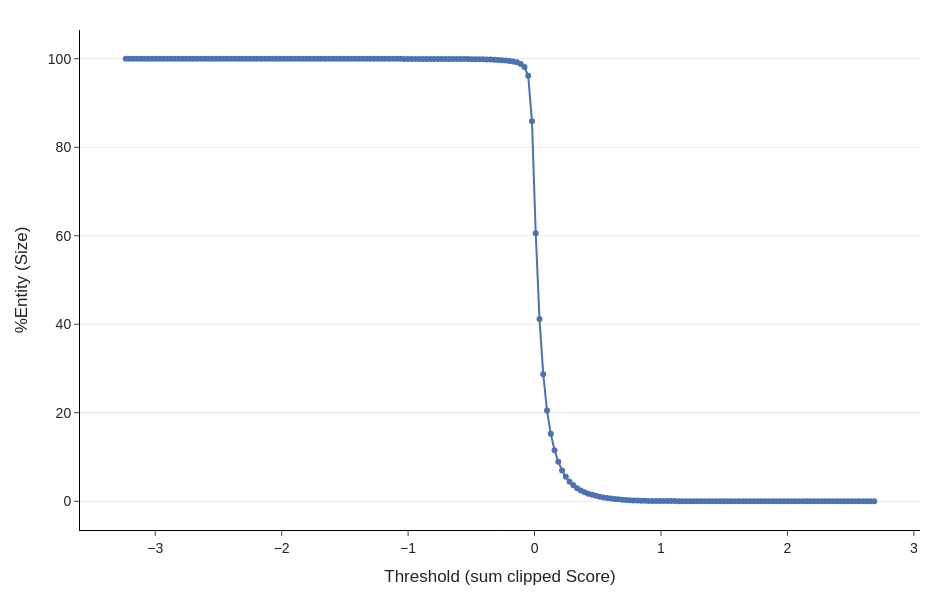

The cell this chart's notebook holds for it:
### Code cell
fig = line_plot(entities_df=entities_df, col='sum_clipped_Score', n_steps=200)
fig.show()

### Figure 1 — Plotly figure (JSON) as saved in the notebook; plotly's stock layout.template omitted (floating-point values rounded to 4 significant figures; data arrays with more than 128 entries replaced by an {"elided": "..."} marker saying what was removed)
{"data": [{"hovertemplate": "threshold=%{x}<br>%Entity=%{y}<extra></extra>", "legendgroup": "", "line": {"color": "rgb(76,114,176)", "dash": "solid"}, "marker": {"symbol": "circle"}, "mode": "lines+markers", "name": "", "orientation": "v", "showlegend": false, "type": "scatter", "x": {"elided": "200 float values"}, "xaxis": "x", "y": {"elided": "200 float values"}, "yaxis": "y"}], "layout": {"font": {"family": "Arial", "size": 14}, "height": 600, "legend": {"tracegroupgap": 0}, "margin": {"b": 70, "l": 80, "r": 30, "t": 30}, "paper_bgcolor": "white", "plot_bgcolor": "white", "width": 950, "xaxis": {"anchor": "y", "domain": [0, 1], "linecolor": "black", "linewidth": 1, "showgrid": false, "showline": true, "ticks": "outside", "title": {"text": "Threshold (sum clipped Score)"}, "zeroline": false}, "yaxis": {"anchor": "x", "domain": [0, 1], "gridcolor": "lightgray", "gridwidth": 0.5, "linecolor": "black", "linewidth": 1, "showgrid": true, "showline": true, "ticks": "outside", "title": {"text": "%Entity (Size)"}, "zeroline": false}}}
